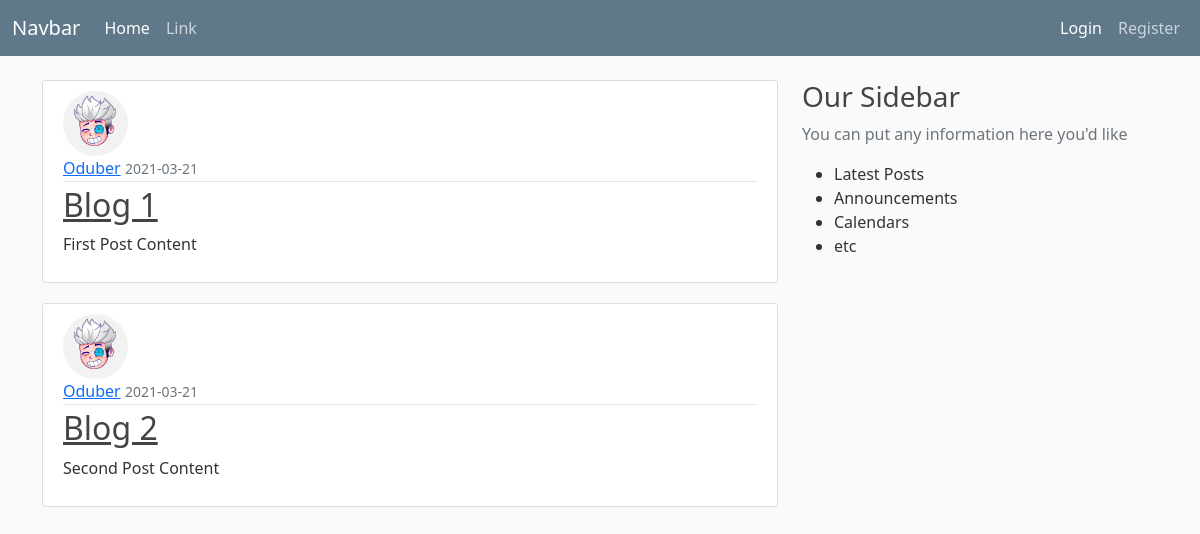
Page /home on the earlier database version.
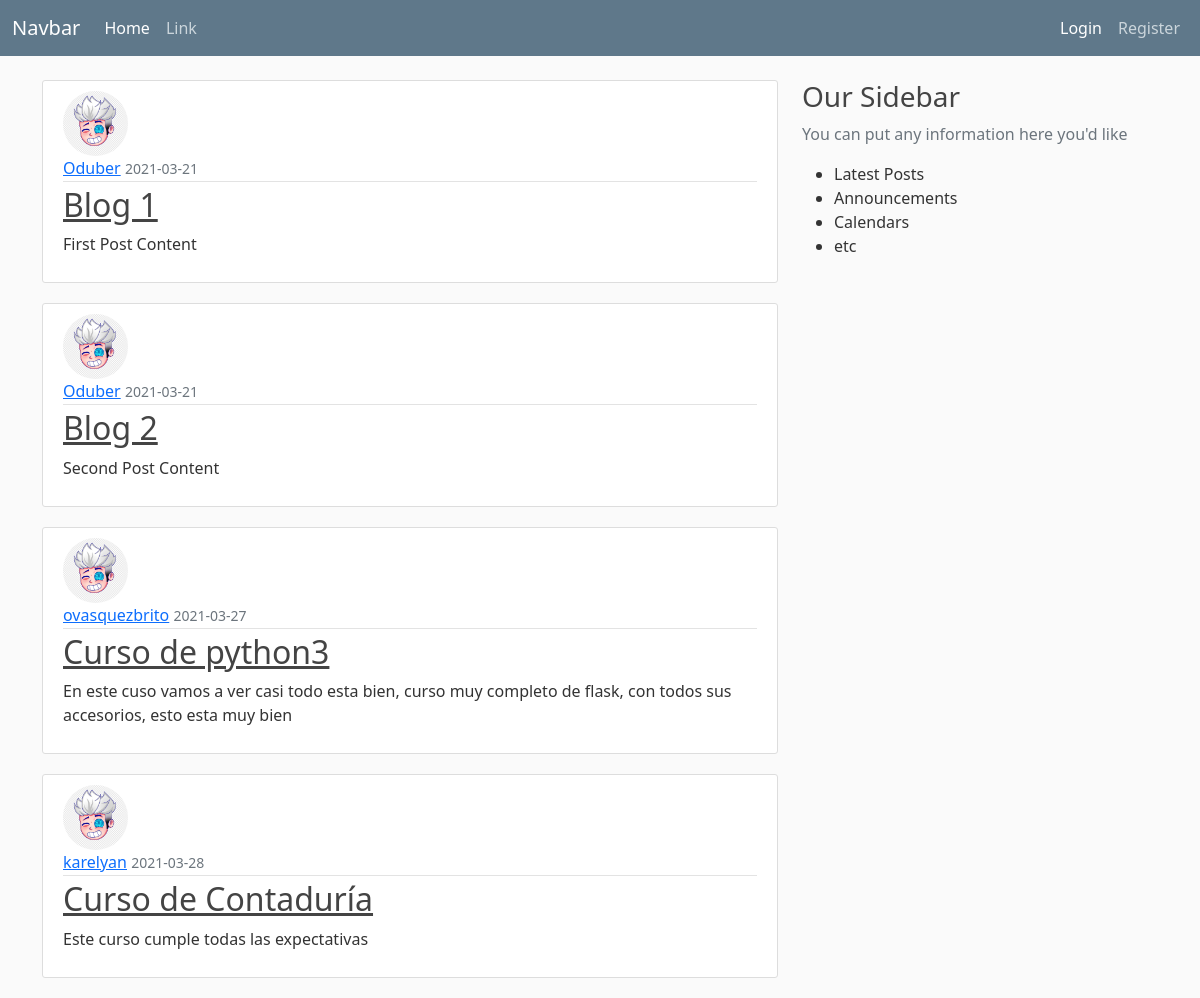
Same page on the later database version.
### flaskblog/models.py (models this page shows, shortened)
class Post(db.Model):
    id = db.Column(db.Integer, primary_key=True)
    title = db.Column(db.String(100), nullable=False)
    date_post = db.Column(db.DateTime, nullable=False, default=datetime.utcnow)
    content = db.Column(db.Text, nullable=False)
    user_id = db.Column(db.Integer, db.ForeignKey('user.id'), nullable=False)

class User(db.Model, UserMixin):
    id = db.Column(db.Integer, primary_key=True)
    username = db.Column(db.String(20), unique=True, nullable=False)
    email = db.Column(db.String(120), unique=True, nullable=False)
    image_file = db.Column(db.String(20), nullable=False, default='avatar_1.png')
    password = db.Column(db.String(60), nullable=False)
    posts = db.relationship('Post', backref='author', lazy=True)

### flaskblog/routes.py (the view)
@app.route('/')
@app.route('/home')
def home():
    posts = Post.query.all()
    return render_template('home.html', posts=posts)

### flaskblog/templates/home.html
{% extends "layout.html" %}
{% block content %}
    {% for post in posts %}
        <article class="media content-section">
            <img
                src="{{ url_for('static', filename='images/' + post.author.image_file) }}"
                alt=""
                class="rounded-circle article-img"
            >
            <div class="media-body">
                <div class="article-metadata">
                    <a href="#" class="mr-2">{{ post.author.username }}</a>
                    <small class="text-muted">{{ post.date_post.strftime('%Y-%m-%d') }}</small>
                </div>
                <h2><a href="{{ url_for('post', post_id=post.id) }}" class="article-title">{{ post.title }}</a></h2>
                <p class="article-content">{{  post.content }}</p>
            </div>
        </article>
    {% endfor %}
{% endblock content %}

### flaskblog/templates/layout.html (shortened to what this page needs)
<!DOCTYPE html>
<html lang="en">
<head>
    <link href="https://cdn.jsdelivr.net/npm/bootstrap@5.0.0-beta2/dist/css/bootstrap.min.css" rel="stylesheet">
    <link rel="stylesheet" href="{{ url_for('static', filename='main.css') }}">
</head>
<body>
    <header class="site-header">
    <nav class="navbar navbar-expand-md navbar-dark bg-steel fixed-top">
        <div class="container-fluid">
          <a class="navbar-brand" href="#">Navbar</a>
          <div class="collapse navbar-collapse" id="navbarTogglerDemo02">
            <ul class="navbar-nav me-auto mb-2 mb-lg-0">
              <li class="nav-item">
                <a class="nav-link active" aria-current="page" href="/">Home</a>
              </li>
              <li class="nav-item">
                <a class="nav-link" href="#">Link</a>
              </li>
            </ul>
            <div class="d-flex">
                <ul class="navbar-nav me-auto mb-2 mb-lg-0">
                    {% if current_user.is_authenticated %}
                    <li class="nav-item">
                      <a class="nav-link active" href="{{ url_for('new_post') }}">New Post</a>
                    </li>
                    <li class="nav-item">
                      <a class="nav-link active" href="{{ url_for('account') }}">Account</a>
                    </li>
                      <li class="nav-item">
                        <a class="nav-link active" href="{{ url_for('logout') }}">Cerrar</a>
                      </li>
                    {% else %}
                      <li class="nav-item">
                        <a class="nav-link active" href="{{ url_for('login') }}">Login</a>
                      </li>
                      <li class="nav-item">
                        <a class="nav-link" href="{{ url_for('register') }}">Register</a>
                      </li>
                    {% endif %}
                  </ul>
            </div>
          </div>
        </div>
      </nav>
    </header>
    <main role="main" class="container">
        <div class="row">
            <div class="col-md-8">
                {% block content %}{% endblock %}
            </div>
            <div class="col-md-4">
                <div class="conten-section">
                    <h3>Our Sidebar</h3>
                    <p class="text-muted">You can put any information here you'd like
                        <ul>
                            <li>Latest Posts</li>
                            <li>Announcements</li>
                            <li>Calendars</li>
                            <li>etc</li>
                        </ul>
                    </p>
                </div>
            </div>
        </div>
    </main>
</body>
</html>

### flaskblog/static/main.css (style rules this page uses)
body { background: #fafafa; color: #333333; margin-top: 5rem; }
h1, h2, h3, h4, h5, h6 { color: #444444; }
.bg-steel { background-color: #5f788a; }
.site-header .navbar-nav .nav-link { color: #cbd5db; }
.site-header .navbar-nav .nav-link.active { font-weight: 500; }
.content-section { background: #ffffff; padding: 10px 20px; border: 1px solid #dddddd; border-radius: 3px; margin-bottom: 20px; }
.article-title { color: #444444; }
.article-content { white-space: pre-line; }
.article-img { height: 65px; width: 65px; margin-right: 16px; }
.article-metadata { padding-bottom: 1px; margin-bottom: 4px; border-bottom: 1px solid #e3e3e3 }

Differences in the rows shown:
added Post: image_file (picture), author.username "ovasquezbrito", date_post "2021-03-27", title "Curso de python3", content "En este cuso vamos a ver casi todo esta bien, curso muy completo de flask, con todos sus accesorios, esto esta muy bien"
added Post: image_file (picture), author.username "karelyan", date_post "2021-03-28", title "Curso de Contaduría", content "Este curso cumple todas las expectativas"
